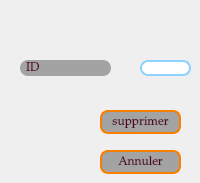
           <widget class="QWidget" name="tab_3">
            <attribute name="title">
             <string>Supprimer</string>
            </attribute>
            <widget class="QPushButton" name="pushButton_supprimer">
             <property name="geometry">
              <rect>
               <x>100</x>
               <y>110</y>
               <width>81</width>
               <height>24</height>
              </rect>
             </property>
             <property name="styleSheet">
              <string notr="true">background-color:#A3A3A3;
color: rgb(86, 1, 38);
padding: 1px;
border-style: solid;
border: 2px solid #f77f00;
border-radius: 8px;
font-size: 12px;
font-family: Palatino Linotype;</string>
             </property>
             <property name="text">
              <string>supprimer</string>
             </property>
            </widget>
            <widget class="QPushButton" name="pushButton_annuler_3">
             <property name="geometry">
              <rect>
               <x>100</x>
               <y>150</y>
               <width>81</width>
               <height>24</height>
              </rect>
             </property>
             <property name="styleSheet">
              <string notr="true">background-color:#A3A3A3;
color: rgb(86, 1, 38);
padding: 1px;
border-style: solid;
border: 2px solid #f77f00;
border-radius: 8px;
font-size: 12px;
font-family: Palatino Linotype;</string>
             </property>
             <property name="text">
              <string>Annuler</string>
             </property>
            </widget>
            <widget class="QLabel" name="label_id_3">
             <property name="geometry">
              <rect>
               <x>20</x>
               <y>60</y>
               <width>91</width>
               <height>16</height>
              </rect>
             </property>
             <property name="styleSheet">
              <string notr="true">background-color:#A3A3A3;
color: rgb(86, 1, 38);
border-radius: 8px;
font-size: 12px;
font-family: Palatino Linotype;</string>
             </property>
             <property name="text">
              <string>  ID</string>
             </property>
            </widget>
            <widget class="QLineEdit" name="id_supp">
             <property name="geometry">
              <rect>
               <x>140</x>
               <y>60</y>
               <width>51</width>
               <height>16</height>
              </rect>
             </property>
             <property name="styleSheet">
              <string notr="true">padding: 1px;
border-style: solid;
border: 2px solid #8ed2ff;
border-radius: 8px;
font-size: 12px;
font-family: Palatino Linotype;
color: rgb(86, 1, 38);</string>
             </property>
             <property name="text">
              <string/>
             </property>
            </widget>
           </widget>
